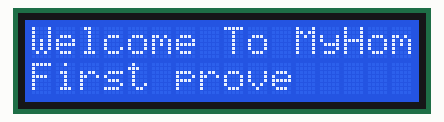
This sketch was run on a simulated Arduino Uno, built with avr-gcc and run on an emulated ATmega328P. On the bench: 16×2 character LCD.

Above: at 0.1 s.
At 3.2 s:
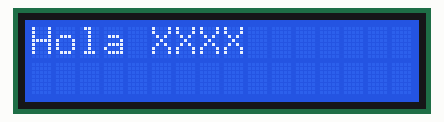

The sketch:

lcd.ino
```cpp
//Librerias Necesarias

#include <LiquidCrystal_I2C.h>
#include <Wire.h>


//0X3F es por donde el arduino detecta la interfaz
LiquidCrystal_I2C lcd(0X3F,16,2);

void setup()
{
	//Iniciamo el fondo retroiluminado
	lcd.backlight();
	//Iniciamos la pantalla
	lcd.init();

}
void loop()
{

	lcd.clear();
	lcd.print("Welcome To MyHome");
	lcd.setCursor(0,1);
	lcd.print("First prove");
	delay(3000);
	lcd.clear();
	lcd.print("Hola XXXX");
	delay(2000);
}
```

Measured:
- what the display in image 1 shows lasts 2.0 s, from 3.1 s to 5.1 s
